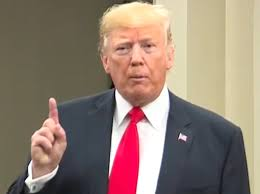
#> input picture person_img.jpg, 260 x 194 px, given in place of the camera
$ python LearnOpencv_HandDetection.py
#> lines starting #> are read from the running program, lines starting #| are printed output that depends on the picture; after the words box and inside, x2 and y2 are one past the last pixel; in counts of white or black regions, pixels touching at a corner belong together
import cv2
import numpy as np
import copy
import math

# Environment:
# OS    : Mac OS High Sierra
# python: 2.7
# opencv: 3.4.0

# Author
# asshatter
# github link : https://github.com/asshatter
# website : https://asshatter.github.io


def calculateFingers(res, drawing):
    #  convexity defect
    hull = cv2.convexHull(res, returnPoints=False)
    if len(hull) > 3:
        defects = cv2.convexityDefects(res, hull)
        if defects is not None:
            cnt = 0
            for i in range(defects.shape[0]):  # calculate the angle
                s, e, f, d = defects[i][0]
                start = tuple(res[s][0])
                end = tuple(res[e][0])
                far = tuple(res[f][0])
                a = math.sqrt((end[0] - start[0]) ** 2 + (end[1] - start[1]) ** 2)
                b = math.sqrt((far[0] - start[0]) ** 2 + (far[1] - start[1]) ** 2)
                c = math.sqrt((end[0] - far[0]) ** 2 + (end[1] - far[1]) ** 2)
                angle = math.acos((b ** 2 + c ** 2 - a ** 2) / (2 * b * c))  # cosine theorem
                if angle <= math.pi / 2:  # angle less than 90 degree, treat as fingers
                    cnt += 1
                    cv2.circle(drawing, far, 8, [211, 84, 0], -1)
            if cnt > 0:
                return True, cnt+1
            else:
                return True, 0
    return False, 0


# Open Camera
camera = cv2.VideoCapture(0)
camera.set(10, 200)

while camera.isOpened():
    #Main Camera
    ret, frame = camera.read()
#> frame is the input picture: shape (194, 260, 3); mean B, G, R 114.7, 127.5, 146.9
    frame = cv2.bilateralFilter(frame, 5, 50, 100)  # Smoothing
    frame = cv2.flip(frame, 1)  #Horizontal Flip
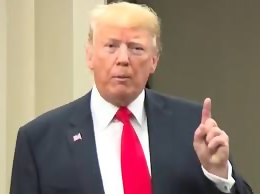
#> frame: shape (194, 260, 3); mean B, G, R 114.7, 127.5, 146.9
    cv2.imshow('original', frame)


    #Background Removal
    bgModel = cv2.createBackgroundSubtractorMOG2(0, 50)
    fgmask = bgModel.apply(frame)
#> fgmask: shape (194, 260); every value is 127

    kernel = np.ones((3, 3), np.uint8)
    fgmask = cv2.erode(fgmask, kernel, iterations=1)
    img = cv2.bitwise_and(frame, frame, mask=fgmask)

    # Skin detect and thresholding
    hsv = cv2.cvtColor(img, cv2.COLOR_BGR2HSV)
#> hsv: shape (194, 260, 3); mean H, S, V 50.9, 66.2, 150.3
    lower = np.array([0, 48, 80], dtype="uint8")
    upper = np.array([20, 255, 255], dtype="uint8")
    skinMask = cv2.inRange(hsv, lower, upper)
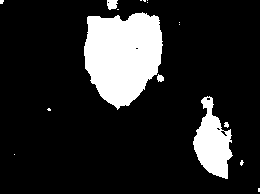
#> skinMask: shape (194, 260); 15.4% white; 17 white regions (12 under 20 px)
    cv2.imshow('Threshold Hands', skinMask)

    # Getting the contours and convex hull
    skinMask1 = copy.deepcopy(skinMask)
    contours, hierarchy = cv2.findContours(skinMask1, cv2.RETR_TREE, cv2.CHAIN_APPROX_SIMPLE)
#> contours = 22 contours, 18 with area under 20; largest, box (x1, y1, x2, y2) and area: (84, 12, 163, 110) 5580, (193, 96, 233, 179) 1760, (107, 0, 118, 10) 71, (157, 74, 164, 82) 30
    length = len(contours)
#> length = 22
    maxArea = -1
    if length > 0:
        for i in range(length):
            temp = contours[i]
            area = cv2.contourArea(temp)
            if area > maxArea:
                maxArea = area
                ci = i
#> this loop made 22 passes
#> (area, maxArea) on passes 6, 13: (1759.5, 1759.5), (5580, 5580)
#> area on passes 10, 20: 30, 71
#> after the loop, ci = 12; maxArea = 5580

        res = contours[ci]
#> res = contour of 141 points, box (x1, y1, x2, y2) (84, 12, 163, 110), area 5580
        hull = cv2.convexHull(res)
#> hull = contour of 23 points, box (x1, y1, x2, y2) (84, 12, 163, 110), area 5940
        drawing = np.zeros(img.shape, np.uint8)
        cv2.drawContours(drawing, [res], 0, (0, 255, 0), 2)
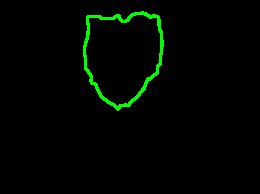
#> drawing: shape (194, 260, 3); mean of channels 0, 1, 2 0, 5.2, 0; drawn as B, G, R
        cv2.drawContours(drawing, [hull], 0, (0, 0, 255), 3)
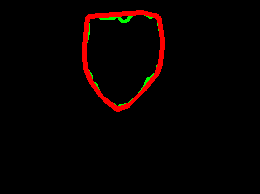
#> drawing: shape (194, 260, 3); 2.76% of pixels changed, all inside (x1, y1, x2, y2) = (82, 10, 165, 112); drawn as B, G, R

        isFinishCal, cnt = calculateFingers(res, drawing)
#> in calculateFingers, `hull = cv2.convexHull(res, returnPoints=False)`: hull = 23 values, max 129 at index 0, min 0 at index 22, mean 76.52
#> in calculateFingers, `defects = cv2.convexityDefects(res, hull)`: defects = 19 rows, first 6: [129, 0, 133, 745], [0, 23, 12, 1976], [24, 36, 29, 676], [37, 39, 38, 236], [39, 46, 44, 630], [46, 48, 47, 114]
#> the loop in calculateFingers, `for i in range(defects.shape[0]):` made 19 passes
#> (s, e, f, d, start, end, far, a) on passes 1 to 11: (129, 0, 133, 745, (154, 15), (142, 12), (150, 17), 12.37), (0, 23, 12, 1976, (142, 12), (88, 16), (125, 21), 54.15), (24, 36, 29, 676, (87, 17), (84, 46), (88, 33), 29.15), (37, 39, 38, 236, (84, 55), (85, 68), (85, 56), 13.04), (39, 46, 44, 630, (85, 68), (90, 80), (91, 76), 13), (46, 48, 47, 114, (90, 80), (91, 82), (91, 81), 2.24), (48, 60, 51, 615, (91, 82), (100, 95), (96, 85), 15.81), (61, 70, 68, 390, (104, 99), (117, 109), (113, 104), 16.4), (70, 77, 73, 700, (117, 109), (128, 105), (120, 105), 11.7), (77, 87, 85, 362, (128, 105), (144, 89), (142, 89), 22.63), (87, 101, 94, 1000, (144, 89), (156, 74), (147, 79), 19.21)
#> after the loop in calculateFingers, `for i in range(defects.shape[0]):`: cnt = 0
#> isFinishCal = True; cnt = 0
        print ("Fingers", cnt)
#| Fingers 0
        cv2.imshow('output', drawing)

    k = cv2.waitKey(10)
#> (key Esc is pressed here)
    if k == 27:  # press ESC to exit
        break

$ run again, on Ronaldo.jpg
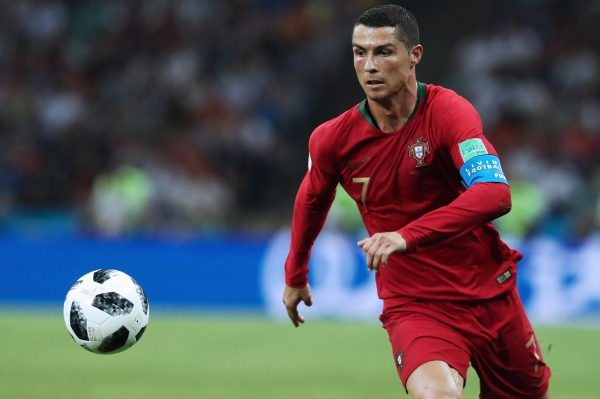
#> input picture Ronaldo.jpg, 600 x 399 px, given in place of the camera
#> frame is the input picture: shape (399, 600, 3); mean B, G, R 86.1, 81.7, 83
#> fgmask: shape (399, 600); every value is 127
#> hsv: shape (399, 600, 3); mean H, S, V 105.4, 105.8, 113.4
#> `skinMask = cv2.inRange(hsv, lower, upper)`:
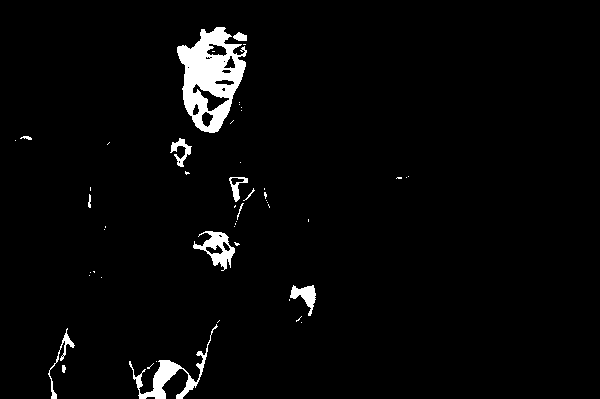
#> skinMask: shape (399, 600); 3% white; 51 white regions (38 under 20 px)
#> contours = 70 contours, 52 with area under 20; largest, box (x1, y1, x2, y2) and area: (177, 27, 247, 133) 4580, (129, 324, 218, 399) 936, (193, 231, 235, 271) 728, (192, 83, 230, 112) 347, (290, 285, 316, 316) 318
#> length = 70
#> the loop `for i in range(length):` made 70 passes
#> (area, maxArea) on passes 4, 7, 57: (152, 152), (935.5, 935.5), (4580.5, 4580.5)
#> after the loop `for i in range(length):`: ci = 56; maxArea = 4580.5
#> res = contour of 199 points, box (x1, y1, x2, y2) (177, 27, 247, 133), area 4580
#> `hull = cv2.convexHull(res)`: hull = contour of 27 points, box (x1, y1, x2, y2) (177, 27, 247, 133), area 5260
#> in calculateFingers, `hull = cv2.convexHull(res, returnPoints=False)`: hull = 27 values, max 198 at index 0, min 0 at index 26, mean 86.11
#> defects = 20 rows, first 6: [0, 13, 7, 1286], [13, 35, 25, 2488], [37, 57, 48, 1610], [57, 59, 58, 201], [59, 61, 60, 162], [61, 67, 62, 114]
#> the loop in calculateFingers, `for i in range(defects.shape[0]):` made 20 passes
#> (s, e, f, d, start, end, far, a) on passes 1 to 7: (0, 13, 7, 1286, (216, 27), (201, 29), (209, 33), 15.13), (13, 35, 25, 2488, (201, 29), (178, 46), (193, 47), 28.6), (37, 57, 48, 1610, (177, 52), (183, 99), (185, 65), 47.38), (57, 59, 58, 201, (183, 99), (184, 104), (184, 100), 5.1), (59, 61, 60, 162, (184, 104), (185, 107), (185, 105), 3.16), (61, 67, 62, 114, (185, 107), (188, 113), (186, 108), 6.71), (67, 75, 70, 498, (188, 113), (195, 125), (192, 116), 13.89)
#> after the loop in calculateFingers, `for i in range(defects.shape[0]):`:
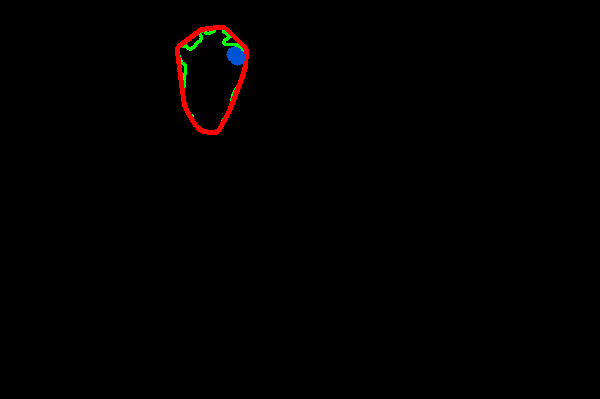
#> drawing: shape (399, 600, 3); mean of channels 0, 1, 2 0.2, 0.5, 1.4; drawn as B, G, R
#> after the loop in calculateFingers, `for i in range(defects.shape[0]):`: cnt = 2
#> `isFinishCal, cnt = calculateFingers(res, drawing)`: isFinishCal = True; cnt = 3
#| Fingers 3
